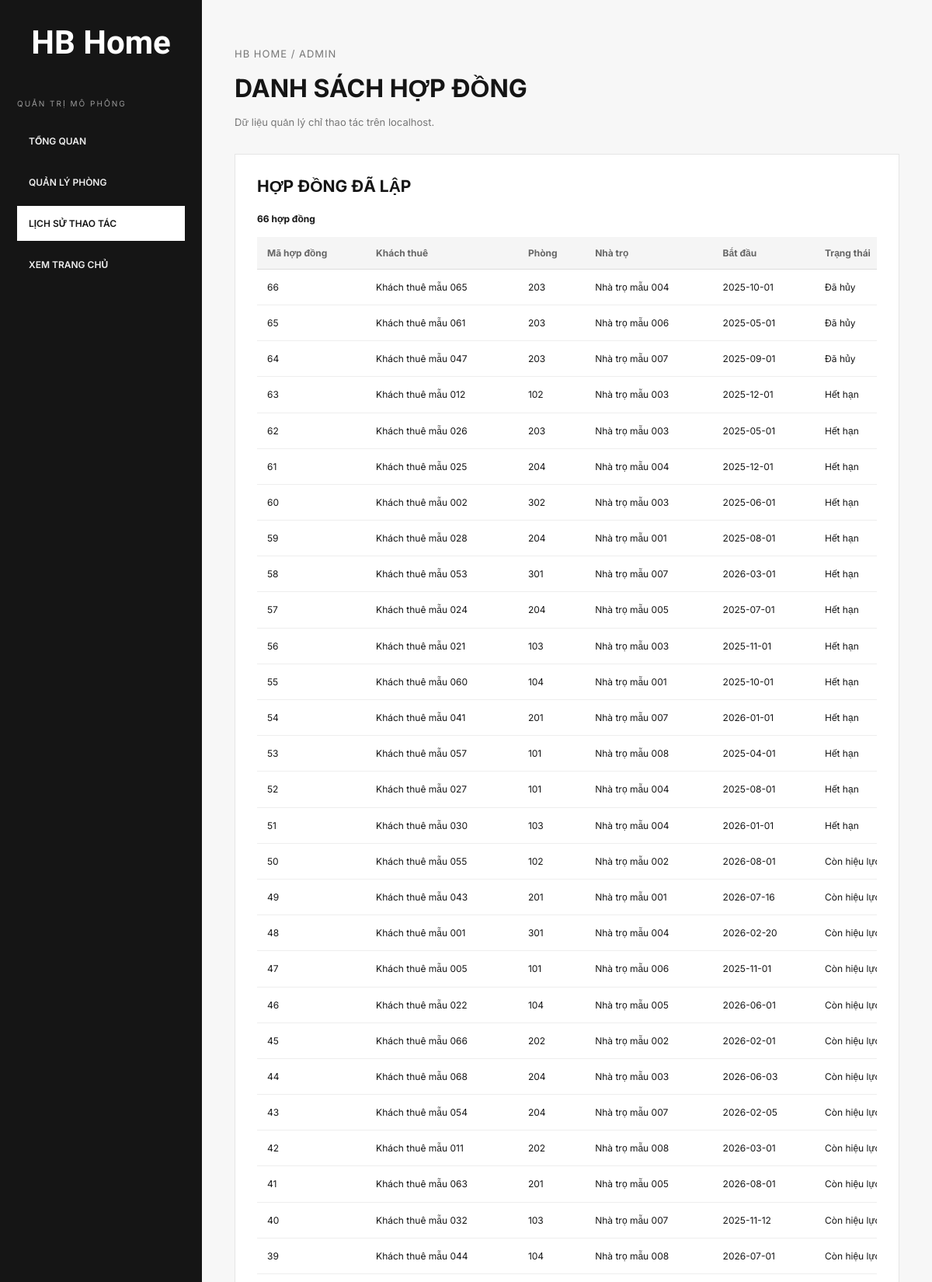
Page /admin/index.php?page=history (upper part) on the committed database.
### tables this page shows
CREATE TABLE hop_dong (
  ma_hd         INT PRIMARY KEY AUTO_INCREMENT,
  ma_phong      INT NOT NULL,
  ma_khach      INT NOT NULL,
  ngay_bat_dau  DATE NOT NULL,
  ngay_ket_thuc DATE NOT NULL,
  tien_coc      DECIMAL(12,0) NOT NULL,
  gia_thue      DECIMAL(12,0) NOT NULL,
  trang_thai    VARCHAR(20) NOT NULL
                CHECK (trang_thai IN ('Còn hiệu lực','Hết hạn','Đã hủy')),
  FOREIGN KEY (ma_phong) REFERENCES phong(ma_phong),
  FOREIGN KEY (ma_khach) REFERENCES khach_thue(ma_khach),
  CHECK (ngay_ket_thuc > ngay_bat_dau)
);

CREATE TABLE khach_thue (
  ma_khach    INT PRIMARY KEY AUTO_INCREMENT,
  ho_ten      VARCHAR(100) NOT NULL,
  gioi_tinh   VARCHAR(5)   NOT NULL CHECK (gioi_tinh IN ('Nam','Nữ')),
  ngay_sinh   DATE,
  sdt         VARCHAR(15)  NOT NULL UNIQUE,
  email       VARCHAR(100),
  cccd        VARCHAR(12)  NOT NULL UNIQUE,
  que_quan    VARCHAR(100),
  nghe_nghiep VARCHAR(100)
);

CREATE TABLE phong (
  ma_phong    INT PRIMARY KEY AUTO_INCREMENT,
  ma_nha      INT NOT NULL,
  ma_loai     INT NOT NULL,
  so_phong    VARCHAR(10) NOT NULL,
  tang        INT NOT NULL,
  gia_thue    DECIMAL(12,0) NOT NULL,    
  trang_thai  VARCHAR(20) NOT NULL DEFAULT 'Trống'
              CHECK (trang_thai IN ('Trống','Đang thuê','Bảo trì')),
  UNIQUE (ma_nha, so_phong),
  FOREIGN KEY (ma_nha)  REFERENCES nha_tro(ma_nha),
  FOREIGN KEY (ma_loai) REFERENCES loai_phong(ma_loai)
);

CREATE TABLE nha_tro (
  ma_nha     INT PRIMARY KEY AUTO_INCREMENT,
  ma_chu     INT NOT NULL,
  ten_nha    VARCHAR(100) NOT NULL,
  dia_chi    VARCHAR(200) NOT NULL,
  quan_huyen VARCHAR(50),
  so_tang    INT NOT NULL DEFAULT 1,
  FOREIGN KEY (ma_chu) REFERENCES chu_tro(ma_chu)
);

### admin/index.php (called while the page is built, shortened)
<?php
require_once __DIR__ . '/../database/functions.php';
$routes = [
    'dashboard' => [
        'title' => 'Tổng quan | HB Home Admin',
        'module' => 'dashboard',
    ],
    'rooms' => [
        'title' => 'Quản lý phòng | HB Home Admin',
        'module' => 'rooms',
    ],
    'history' => [
        'title' => 'Lịch sử thao tác | HB Home Admin',
        'module' => 'history',
    ],
];
$page = $_GET['page'] ?? 'dashboard';
$route = $routes[$page];
$modulePath = __DIR__ . '/pages/' . $route['module'];
require $modulePath . '/action.php';
require __DIR__ . '/layouts/header.php';
require __DIR__ . '/layouts/sidebar.php';
require $modulePath . '/index.php';
require __DIR__ . '/layouts/footer.php';

### database/config.php (called while the page is built, shortened)
<?php
return [
    'host' => '127.0.0.1',
    'port' => '3306',
    'database' => 'quan_ly_phong_tro',
    'username' => 'root',
    'password' => '',
    'charset' => 'utf8mb4',
];

### database/Database.php (called while the page is built, shortened)
<?php
final class Database
{
    private PDO $pdo;
    public function __construct(array $config)
    {
        $dsn = sprintf(
            'mysql:host=%s;port=%s;dbname=%s;charset=%s',
            $config['host'],
            $config['port'],
            $config['database'],
            $config['charset']
        );
        $this->pdo = new PDO($dsn, $config['username'], $config['password'], [
            PDO::ATTR_ERRMODE => PDO::ERRMODE_EXCEPTION,
            PDO::ATTR_DEFAULT_FETCH_MODE => PDO::FETCH_ASSOC,
            PDO::ATTR_EMULATE_PREPARES => false,
        ]);
    }
    public function run(string $sql, array $params = []): PDOStatement
    {
        $statement = $this->pdo->prepare($sql);
        $statement->execute($params);
        return $statement;
    }
    public function fetchAll(string $sql, array $params = []): array
    {
        return $this->run($sql, $params)->fetchAll();
    }
}

### database/functions.php (called while the page is built, shortened)
<?php
require_once __DIR__ . '/Database.php';
function db(): Database
{
    static $database = null;
    if ($database === null) {
        $database = new Database(require __DIR__ . '/config.php');
    }
    return $database;
}
function e(mixed $value): string
{
    return htmlspecialchars((string) $value, ENT_QUOTES, 'UTF-8');
}
function adminContracts(): array
{
    return db()->fetchAll(
        "SELECT h.ma_hd, k.ho_ten, p.so_phong, n.ten_nha, h.ngay_bat_dau, h.ngay_ket_thuc, h.trang_thai
         FROM hop_dong h
         JOIN khach_thue k ON k.ma_khach = h.ma_khach
         JOIN phong p ON p.ma_phong = h.ma_phong
         JOIN nha_tro n ON n.ma_nha = p.ma_nha
         ORDER BY h.ma_hd DESC LIMIT 100"
    );
}

### admin/pages/history/action.php (called while the page is built, shortened)
<?php
$history = adminContracts();

### admin/pages/history/index.php (the view)
<main class="hb-admin-main">
    <header class="ops-head">
        <p class="hb-eyebrow">HB HOME / ADMIN</p>
        <h1>DANH SÁCH HỢP ĐỒNG</h1>
        <p>Dữ liệu quản lý chỉ thao tác trên localhost.</p>
    </header>
    <section class="form-panel">
        <h2>HỢP ĐỒNG ĐÃ LẬP</h2>
        <p class="ops-count"><?= count($history) ?> hợp đồng</p>
        <div class="ops-table-wrap">
            <table class="ops-table">
                <thead>
                    <tr>
                        <th>Mã hợp đồng</th>
                        <th>Khách thuê</th>
                        <th>Phòng</th>
                        <th>Nhà trọ</th>
                        <th>Bắt đầu</th>
                        <th>Trạng thái</th>
                    </tr>
                </thead>
                <tbody>
                    <?php foreach ($history as $entry): ?>
                        <tr>
                            <td><?= (int) $entry['ma_hd'] ?></td>
                            <td><?= e($entry['ho_ten']) ?></td>
                            <td><?= e($entry['so_phong']) ?></td>
                            <td><?= e($entry['ten_nha']) ?></td>
                            <td><?= e($entry['ngay_bat_dau']) ?></td>
                            <td><?= e($entry['trang_thai']) ?></td>
                        </tr>
                    <?php endforeach; ?>
                </tbody>
            </table>
        </div>
    </section>
</main>

### assets/css/global.css (style rules this page uses)
:root { --ink: #151515; --muted: #777; --line: #e8e8e8; --paper: #fff; --soft: #f7f7f7; }
* { box-sizing: border-box; }
body { margin: 0; background: var(--paper); color: var(--ink); font-family: Inter, Arial, sans-serif; font-size: 14px; }

### assets/css/dashboard.css (style rules this page uses)
.hb-admin-main { min-width: 0; padding: 45px 42px; }
.hb-eyebrow { font-size: 11px; letter-spacing: 1px; color: #777; }

### assets/css/admin-forms.css (style rules this page uses)
.form-panel { background: #fff; border: 1px solid #e5e5e5; padding: 28px; margin-bottom: 28px; }
.form-panel h2 { font-size: 21px; margin: 0 0 22px; }

### assets/css/admin-operations.css (style rules this page uses)
.ops-head { margin-bottom: 28px; }
.ops-head h1 { font-size: 32px; margin: 8px 0 10px; }
.ops-head p { color: #777; line-height: 1.8; font-size: 13px; }
.ops-table-wrap { overflow-x: auto; width: 100%; }
.ops-table { width: 100%; border-collapse: collapse; min-width: 850px; font-size: 12px; }
.ops-table th { text-align: left; background: #f5f5f5; color: #666; padding: 13px; border-bottom: 1px solid #ddd; }
.ops-table td { padding: 13px; border-bottom: 1px solid #eee; vertical-align: middle; line-height: 1.6; }
.ops-count { font-size: 12px; font-weight: 700; margin: 16px 0; }

### rows in the picture
hop_dong: ma_hd "66", ma_khach.ho_ten "Khách thuê mẫu 065", ma_phong.so_phong "203", nha_tro.ten_nha "Nhà trọ mẫu 004", ngay_bat_dau "2025-10-01", trang_thai "Đã hủy"
hop_dong: ma_hd "65", ma_khach.ho_ten "Khách thuê mẫu 061", ma_phong.so_phong "203", nha_tro.ten_nha "Nhà trọ mẫu 006", ngay_bat_dau "2025-05-01", trang_thai "Đã hủy"
hop_dong: ma_hd "64", ma_khach.ho_ten "Khách thuê mẫu 047", ma_phong.so_phong "203", nha_tro.ten_nha "Nhà trọ mẫu 007", ngay_bat_dau "2025-09-01", trang_thai "Đã hủy"
hop_dong: ma_hd "63", ma_khach.ho_ten "Khách thuê mẫu 012", ma_phong.so_phong "102", nha_tro.ten_nha "Nhà trọ mẫu 003", ngay_bat_dau "2025-12-01", trang_thai "Hết hạn"
hop_dong: ma_hd "62", ma_khach.ho_ten "Khách thuê mẫu 026", ma_phong.so_phong "203", nha_tro.ten_nha "Nhà trọ mẫu 003", ngay_bat_dau "2025-05-01", trang_thai "Hết hạn"
hop_dong: ma_hd "61", ma_khach.ho_ten "Khách thuê mẫu 025", ma_phong.so_phong "204", nha_tro.ten_nha "Nhà trọ mẫu 004", ngay_bat_dau "2025-12-01", trang_thai "Hết hạn"
hop_dong: ma_hd "60", ma_khach.ho_ten "Khách thuê mẫu 002", ma_phong.so_phong "302", nha_tro.ten_nha "Nhà trọ mẫu 003", ngay_bat_dau "2025-06-01", trang_thai "Hết hạn"
hop_dong: ma_hd "59", ma_khach.ho_ten "Khách thuê mẫu 028", ma_phong.so_phong "204", nha_tro.ten_nha "Nhà trọ mẫu 001", ngay_bat_dau "2025-08-01", trang_thai "Hết hạn"
hop_dong: ma_hd "58", ma_khach.ho_ten "Khách thuê mẫu 053", ma_phong.so_phong "301", nha_tro.ten_nha "Nhà trọ mẫu 007", ngay_bat_dau "2026-03-01", trang_thai "Hết hạn"
hop_dong: ma_hd "57", ma_khach.ho_ten "Khách thuê mẫu 024", ma_phong.so_phong "204", nha_tro.ten_nha "Nhà trọ mẫu 005", ngay_bat_dau "2025-07-01", trang_thai "Hết hạn"
hop_dong: ma_hd "56", ma_khach.ho_ten "Khách thuê mẫu 021", ma_phong.so_phong "103", nha_tro.ten_nha "Nhà trọ mẫu 003", ngay_bat_dau "2025-11-01", trang_thai "Hết hạn"
hop_dong: ma_hd "55", ma_khach.ho_ten "Khách thuê mẫu 060", ma_phong.so_phong "104", nha_tro.ten_nha "Nhà trọ mẫu 001", ngay_bat_dau "2025-10-01", trang_thai "Hết hạn"
hop_dong: ma_hd "54", ma_khach.ho_ten "Khách thuê mẫu 041", ma_phong.so_phong "201", nha_tro.ten_nha "Nhà trọ mẫu 007", ngay_bat_dau "2026-01-01", trang_thai "Hết hạn"
hop_dong: ma_hd "53", ma_khach.ho_ten "Khách thuê mẫu 057", ma_phong.so_phong "101", nha_tro.ten_nha "Nhà trọ mẫu 008", ngay_bat_dau "2025-04-01", trang_thai "Hết hạn"
hop_dong: ma_hd "52", ma_khach.ho_ten "Khách thuê mẫu 027", ma_phong.so_phong "101", nha_tro.ten_nha "Nhà trọ mẫu 004", ngay_bat_dau "2025-08-01", trang_thai "Hết hạn"
hop_dong: ma_hd "51", ma_khach.ho_ten "Khách thuê mẫu 030", ma_phong.so_phong "103", nha_tro.ten_nha "Nhà trọ mẫu 004", ngay_bat_dau "2026-01-01", trang_thai "Hết hạn"
hop_dong: ma_hd "50", ma_khach.ho_ten "Khách thuê mẫu 055", ma_phong.so_phong "102", nha_tro.ten_nha "Nhà trọ mẫu 002", ngay_bat_dau "2026-08-01", trang_thai "Còn hiệu…"
hop_dong: ma_hd "49", ma_khach.ho_ten "Khách thuê mẫu 043", ma_phong.so_phong "201", nha_tro.ten_nha "Nhà trọ mẫu 001", ngay_bat_dau "2026-07-16", trang_thai "Còn hiệu…"
hop_dong: ma_hd "48", ma_khach.ho_ten "Khách thuê mẫu 001", ma_phong.so_phong "301", nha_tro.ten_nha "Nhà trọ mẫu 004", ngay_bat_dau "2026-02-20", trang_thai "Còn hiệu…"
hop_dong: ma_hd "47", ma_khach.ho_ten "Khách thuê mẫu 005", ma_phong.so_phong "101", nha_tro.ten_nha "Nhà trọ mẫu 006", ngay_bat_dau "2025-11-01", trang_thai "Còn hiệu…"
hop_dong: ma_hd "46", ma_khach.ho_ten "Khách thuê mẫu 022", ma_phong.so_phong "104", nha_tro.ten_nha "Nhà trọ mẫu 005", ngay_bat_dau "2026-06-01", trang_thai "Còn hiệu…"
hop_dong: ma_hd "45", ma_khach.ho_ten "Khách thuê mẫu 066", ma_phong.so_phong "202", nha_tro.ten_nha "Nhà trọ mẫu 002", ngay_bat_dau "2026-02-01", trang_thai "Còn hiệu…"
hop_dong: ma_hd "44", ma_khach.ho_ten "Khách thuê mẫu 068", ma_phong.so_phong "204", nha_tro.ten_nha "Nhà trọ mẫu 003", ngay_bat_dau "2026-06-03", trang_thai "Còn hiệu…"
hop_dong: ma_hd "43", ma_khach.ho_ten "Khách thuê mẫu 054", ma_phong.so_phong "204", nha_tro.ten_nha "Nhà trọ mẫu 007", ngay_bat_dau "2026-02-05", trang_thai "Còn hiệu…"
hop_dong: ma_hd "42", ma_khach.ho_ten "Khách thuê mẫu 011", ma_phong.so_phong "202", nha_tro.ten_nha "Nhà trọ mẫu 008", ngay_bat_dau "2026-03-01", trang_thai "Còn hiệu…"
hop_dong: ma_hd "41", ma_khach.ho_ten "Khách thuê mẫu 063", ma_phong.so_phong "201", nha_tro.ten_nha "Nhà trọ mẫu 005", ngay_bat_dau "2026-08-01", trang_thai "Còn hiệu…"
hop_dong: ma_hd "40", ma_khach.ho_ten "Khách thuê mẫu 032", ma_phong.so_phong "103", nha_tro.ten_nha "Nhà trọ mẫu 007", ngay_bat_dau "2025-11-12", trang_thai "Còn hiệu…"
hop_dong: ma_hd "39", ma_khach.ho_ten "Khách thuê mẫu 044", ma_phong.so_phong "104", nha_tro.ten_nha "Nhà trọ mẫu 008", ngay_bat_dau "2026-07-01", trang_thai "Còn hiệu…"

### other values in the picture
count($history) "66"
